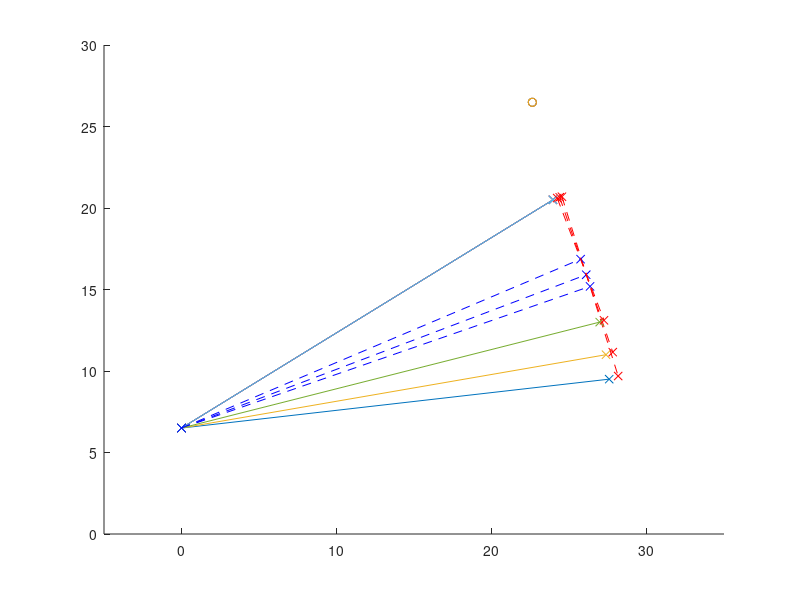
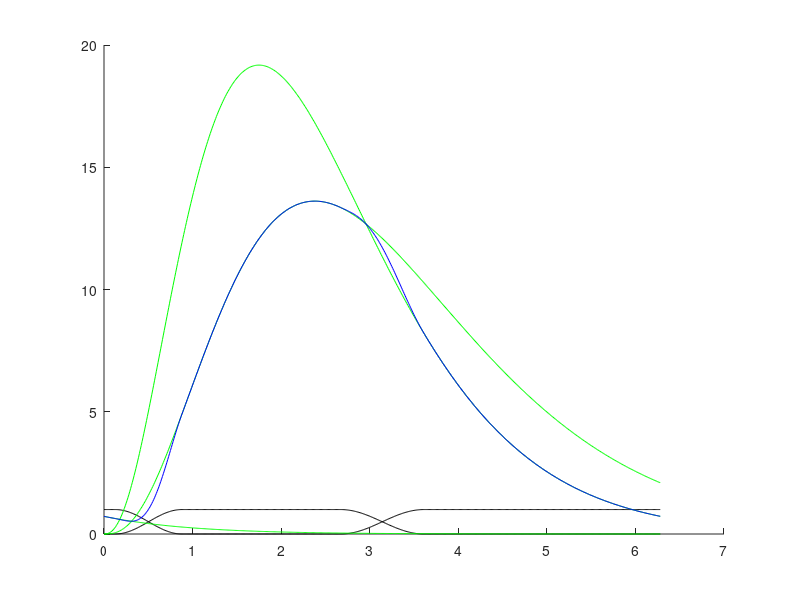
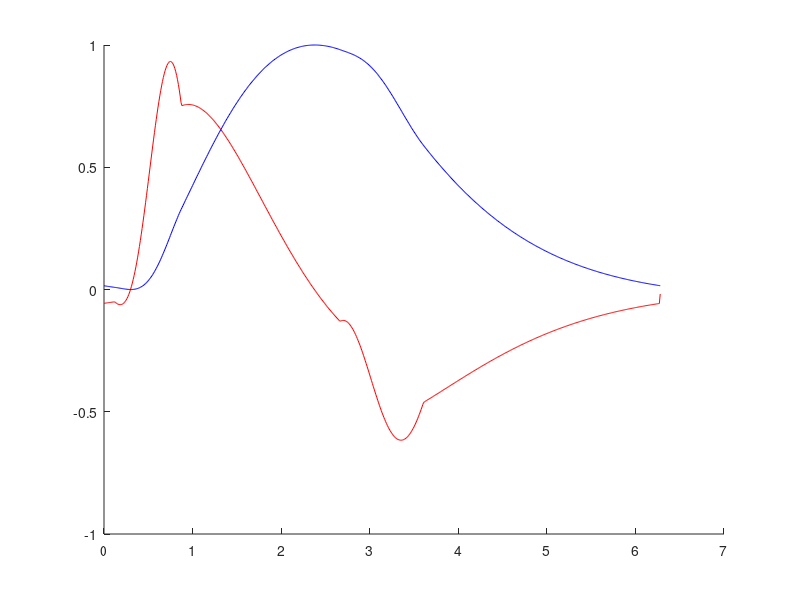
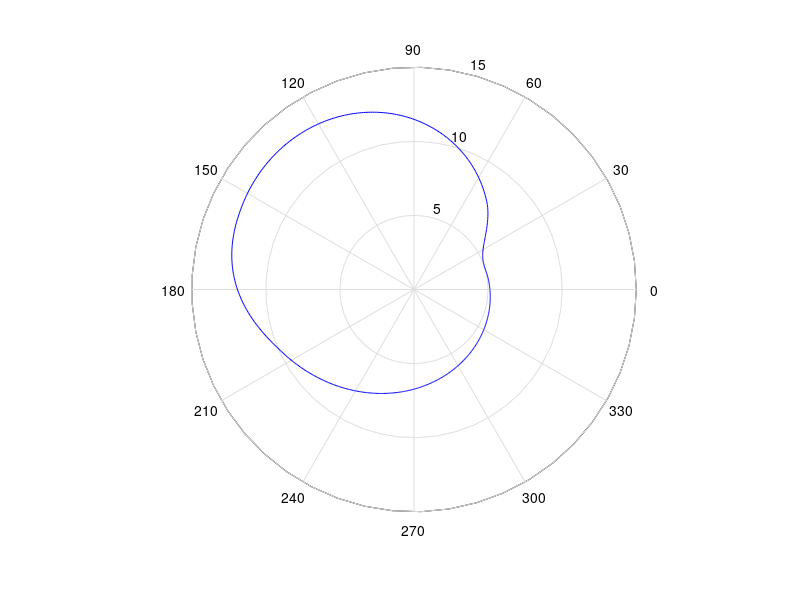

Write the MATLAB code that produced these figures, in order.
% The OxyGEN proyect by Profoty.xyz
% Together against the Covid-19
% V4.0 rev.17/03/2020
% 
% Website/blog: oxygen.protofy.xyz
% Contact: oxygen@protofy.xyz


%GEOMETRICAL PARAMETERS

%Length from the bearing to the hinge
l0 = 27.3;

%Length of the vertical wall that supports the hinge
h0 = 6.5;

%Lenght of the vertical support of the bearing
hb = 5.0;

%Bearing radius
br = 1.1;

%Array of different max and min positions of the bearing
h1a = [9.5, 11.0, 13.0];
h2a = [20.5, 20.5, 20.5];

%Number of cycles per cam turn (1 to 3).
nc = 1;

%Minimum radius of the camshaft
rmin = 5;


%BREATHING CYCLE PARAMETERS

%Duration of the inhale cycle / duration of the whole cycle
lambda1 = 0.50;
lambda2 = 0.08;

%Soft transition between inhale and exhale cycles
dpsi21 = 0.12;
dpsi12 = 0.15;

%Adjust parameters of the inhale curve
ga1 = 3.8;
gb1 = .85;
ff1 = 50;

%Adjust parametes of the exhale curve
ga2 = 3.5;
gb2 = .70;
ff2 = 55;


%GENERATION OF THE CURVES AND THE CAMSHAFT

%Generation of the geometry

l = sqrt(l0^2+hb^2);


for i = 1:numel(h1a);
    
    ymin(i) = h1a(i);
    ymax(i) = h2a(i);
    
    alphamin(i) = acos((h0 - h1a(i)) / l);
    alphamax(i) = acos((h0 - h2a(i)) / l);
    
    xmin(i) = l*sin(alphamin(i));    
    xmax(i) = l*sin(alphamax(i));
    
    d(i) = sqrt((xmin(i)-xmax(i))^2 + (ymin(i)-ymax(i))^2);
    
    alphatan(i) = (alphamin(i) + alphamax(i)) / 2;
    
    xtan(i) = l*sin(alphatan(i));    
    ytan(i) = h0 - l*cos(alphatan(i));
    
    xsup(i) = xtan(i) + (d(i)/2)*cos(alphatan(i));
    xinf(i) = xtan(i) - (d(i)/2)*cos(alphatan(i));
    
    ysup(i) = ytan(i) + (d(i)/2)*sin(alphatan(i));
    yinf(i) = ytan(i) - (d(i)/2)*sin(alphatan(i));
    
    xcam(i) = xtan(i) + (d(i)/2 + rmin + br)*cos(alphatan(i));
    ycam(i) = ytan(i) + (d(i)/2 + rmin + br)*sin(alphatan(i));
    
end;


%Time increment
dt = 0.01;

%time coordinate during the whole cycle
theta = 0:dt:2*pi;

%Generation of the soft transition between inhale and exhale curves
psi1 = [];
psi2 = [];

for i = 1:numel(theta);
    
    if theta(i) < (lambda2-dpsi21/2)*2*pi;
        psi1(i) = 0;
        
    elseif theta(i) < (lambda2+dpsi21/2)*2*pi;
        psi1(i) = 0.5 + 0.5*cos((theta(i)-(lambda2+dpsi21/2)*2*pi)/(2*dpsi21));
        
    elseif theta(i) < (lambda1-dpsi12/2)*2*pi;
        psi1(i) = 1;
        
    elseif theta(i) < (lambda1+dpsi12/2)*2*pi;
        psi1(i) = 0.5 - 0.5*cos((theta(i)-(lambda1+dpsi12/2)*2*pi)/(2*dpsi12));
                
    else
        psi1(i) = 0;
        
    end;
    
    psi2(i) = 1 - psi1(i);
    
end;    


%Generation of the complete breathing cycle rho(theta)

rho = [];
rho1 = [];
rho2 = [];
rho2next = [];

rhomin = 1000;
rhomax = 0;

for i = 1:numel(theta);
    
    %Inhale curve
    rho1(i) = ff1*gampdf(theta(i), ga1, gb1);
    
    %Exhale curve
    rho2(i) = ff2*gampdf(theta(i), ga2, gb2);
    rho2next(i) = ff2*gampdf(theta(i)+2*pi, ga2, gb2);
    
    if theta(i) < lambda1*pi    
        rho(i) = psi1(i)*rho1(i) + psi2(i)*rho2next(i);
    
    else
        rho(i) = psi1(i)*rho1(i) + psi2(i)*rho2(i);
    
    end;
    
    %Capturing min and max in order to generate the normalized curve
    if rho(i) > rhomax
        rhomax = rho(i);
    end;
    
    if rho(i) < rhomin
        rhomin = rho(i);
    end;

end;


%Generation of a normalised curve and camshaft

rhonorm = [];
rhocam = [];

for i = 1:numel(theta);
    
    rhonorm(i) = (rho(i)-rhomin)/(rhomax-rhomin);
        
    for n = 1:numel(d)
        
        rhocam(n,i) = rmin + rhonorm(i)*d(n);
        
    end;
    
end;


%Generation of the first derivate of the camshaft geometry to analize and
%validate the design

drho = [];
drhonorm = [];
drhocam = [];

a = rmin;
b = 1/dt;

for i = 1 : numel(rho)-1;
    
    drho(i) = b*(rho(i+1)-rho(i));
    drhonorm(i) = b*(rhonorm(i+1)-rhonorm(i));
    drhocam(i) = b*(rhocam(i+1)-rhocam(i)) + a;
    
end;

drho(numel(rho)) = b*(rho(1)-rho(numel(rho)));
drhonorm(numel(rhonorm)) = b*(rhonorm(1)-rhonorm(numel(rhonorm)));
drhocam(numel(rhocam)) = b*(rhocam(1)-rhocam(numel(rhocam))) + a;


%X and Y coordinates during two cycles (for 2-cycle camshaft plot)

theta2 = [theta/2, (2*pi+theta)/2];

rhocam2 = [rhocam, rhocam];
drhocam2 = [drho, drho];


%X and Y coordinates during three cycles (for 3-cycle camshaft plot)

theta3 = [theta/3, (2*pi+theta)/3, (4*pi+theta)/3];

rhocam3 = [rhocam, rhocam, rhocam];
drhocam3 = [drho, drho, drho];



%GENERATION OF THE PLOTS

%Trying to print it out in real size (FAIL)
%set(gcf,'PaperUnits','centimeters'); 
%set(gcf,'PaperSize',[42 29.7]);


fpos = figure('Name', 'Dimensions', 'Units', 'centimeters', 'NumberTitle', 'off');
set(gcf,'PaperUnits','centimeters', 'PaperSize', [42/2 27.9/2]);
set(gcf, 'units', 'centimeters', 'position', [0, 0, 28, 20]);
fpos = gcf;
hold on

xlim([-5 35]);
ylim([0 30]);

for i = 1:numel(xmin)
    
    plot([0, xmin(i)], [h0, ymin(i)], '-x')    
    plot([0, xmax(i)], [h0, ymax(i)], '-x')
    
    plot([0, xtan(i)], [h0, ytan(i)], '--xb')
    
    plot([xsup(i), xinf(i)], [ysup(i), yinf(i)], '--xr')
    scatter(xcam(1), ycam(1))

end;

hold off




%Plot of the breathing cycle interpolation by curves

fcycle = figure('Name', 'Breath Cycle curves', 'Units', 'centimeters', 'NumberTitle', 'off');

hold on
plot(theta, psi1, '-k')
plot(theta, psi2, '-k')
plot(theta, rho1, '-g')
plot(theta, rho2, '-g')
plot(theta, rho2next, '-g')
%plot(theta, drho, '-r')
plot(theta, rho, '-b')
hold off

set(gcf,'PaperUnits','centimeters', 'PaperSize', [42/2 27.9/2]);
set(gcf, 'units', 'centimeters', 'position', [0, 0, 27.9, 27.9]);
fcam3 = gcf;


%Plot of the normalized breathing cycle and first derivate

fnorm = figure('Name', 'Normalized Breath Cycle', 'Units', 'centimeters', 'NumberTitle', 'off');

hold on
plot(theta, drhonorm, '-r')
plot(theta, rhonorm, '-b')
hold off

set(gcf,'PaperUnits','centimeters', 'PaperSize', [42/2 27.9/2]);
set(gcf, 'units', 'centimeters', 'position', [0, 0, 27.9, 27.9]);
fcam3 = gcf;


%Plot of a 1-cycle camshaft

fcam1 = figure('Name', '1-Cycle Camshaft', 'Units', 'centimeters', 'NumberTitle', 'off');
%hold on

for n = 1:numel(d)
   
    %polarplot(theta, drhocam, '-r')
    polar(theta, rhocam(3,:), '-b')

end;
    
%rlim([0 25]);
hold off

set(gcf,'PaperUnits','centimeters', 'PaperSize', [42 27.9]);
set(gcf, 'units', 'centimeters', 'position', [0, 0, 27.9, 27.9]);
fcam3 = gcf;


%Plot of a 2-cycle camshaft

fcam2 = figure('Name', '2-Cycle', 'Units', 'centimeters', 'NumberTitle', 'off');

%hold on;
%polar(theta, drhocam2, '-r')
polar(theta2, rhocam2, '-b')
%hold off;

set(gcf,'PaperUnits','centimeters', 'PaperSize', [42 27.9]);
set(gcf, 'units', 'centimeters', 'position', [0, 0, 27.9, 27.9]);
fcam3 = gcf;


%Plot of a 3-cycle camshaft

fcam3 = figure('Name', '3-Cycle', 'Units', 'centimeters', 'NumberTitle', 'off');

%hold on;
%polar(theta,drhocam3)
polar(theta3, rhocam3)
%hold off;

set(gcf,'PaperUnits','centimeters', 'PaperSize', [42 27.9]);
set(gcf, 'units', 'centimeters', 'position', [0, 0, 27.9, 27.9]);
fcam3 = gcf;

% The OxyGEN proyect by Profoty.xyz
% Together against the Covid-19
% V4.0 rev.17/03/2020
% 
% Website/blog: oxygen.protofy.xyz
% Contact: oxygen@protofy.xyz